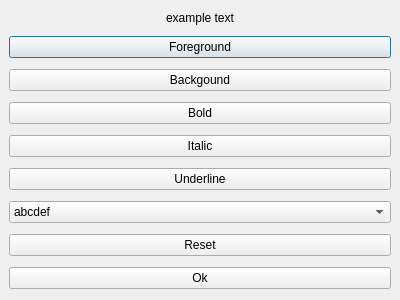
<?xml version="1.0" encoding="UTF-8"?>
<ui version="4.0">
 <class>styleDialog</class>
 <widget class="QDialog" name="styleDialog">
  <property name="geometry">
   <rect>
    <x>0</x>
    <y>0</y>
    <width>400</width>
    <height>300</height>
   </rect>
  </property>
  <property name="windowTitle">
   <string>Dialog</string>
  </property>
  <layout class="QVBoxLayout" name="mainLayout" stretch="1,0,0,0,0,0,0,0,0">
   <property name="spacing">
    <number>9</number>
   </property>
   <property name="leftMargin">
    <number>9</number>
   </property>
   <property name="topMargin">
    <number>9</number>
   </property>
   <property name="rightMargin">
    <number>9</number>
   </property>
   <property name="bottomMargin">
    <number>9</number>
   </property>
   <item>
    <widget class="QLabel" name="exampleTextLabel">
     <property name="sizePolicy">
      <sizepolicy hsizetype="Preferred" vsizetype="Fixed">
       <horstretch>0</horstretch>
       <verstretch>0</verstretch>
      </sizepolicy>
     </property>
     <property name="text">
      <string>example text</string>
     </property>
     <property name="alignment">
      <set>Qt::AlignCenter</set>
     </property>
    </widget>
   </item>
   <item>
    <widget class="QPushButton" name="foregroundButton">
     <property name="text">
      <string>Foreground</string>
     </property>
     <property name="checkable">
      <bool>false</bool>
     </property>
    </widget>
   </item>
   <item>
    <widget class="QPushButton" name="backgroundButton">
     <property name="text">
      <string>Backgound</string>
     </property>
     <property name="checkable">
      <bool>false</bool>
     </property>
    </widget>
   </item>
   <item>
    <widget class="QPushButton" name="boldButton">
     <property name="text">
      <string>Bold</string>
     </property>
     <property name="checkable">
      <bool>true</bool>
     </property>
     <property name="autoDefault">
      <bool>false</bool>
     </property>
    </widget>
   </item>
   <item>
    <widget class="QPushButton" name="italicButton">
     <property name="text">
      <string>Italic</string>
     </property>
     <property name="checkable">
      <bool>true</bool>
     </property>
     <property name="autoDefault">
      <bool>false</bool>
     </property>
    </widget>
   </item>
   <item>
    <widget class="QPushButton" name="underlineButton">
     <property name="text">
      <string>Underline</string>
     </property>
     <property name="checkable">
      <bool>true</bool>
     </property>
     <property name="autoDefault">
      <bool>false</bool>
     </property>
    </widget>
   </item>
   <item>
    <widget class="QComboBox" name="caseComboBox">
     <item>
      <property name="text">
       <string>abcdef</string>
      </property>
     </item>
     <item>
      <property name="text">
       <string>ABCDEF</string>
      </property>
     </item>
    </widget>
   </item>
   <item>
    <widget class="QPushButton" name="resetButton">
     <property name="text">
      <string>Reset</string>
     </property>
    </widget>
   </item>
   <item>
    <widget class="QPushButton" name="okButton">
     <property name="text">
      <string>Ok</string>
     </property>
    </widget>
   </item>
  </layout>
 </widget>
 <resources/>
 <connections/>
</ui>
